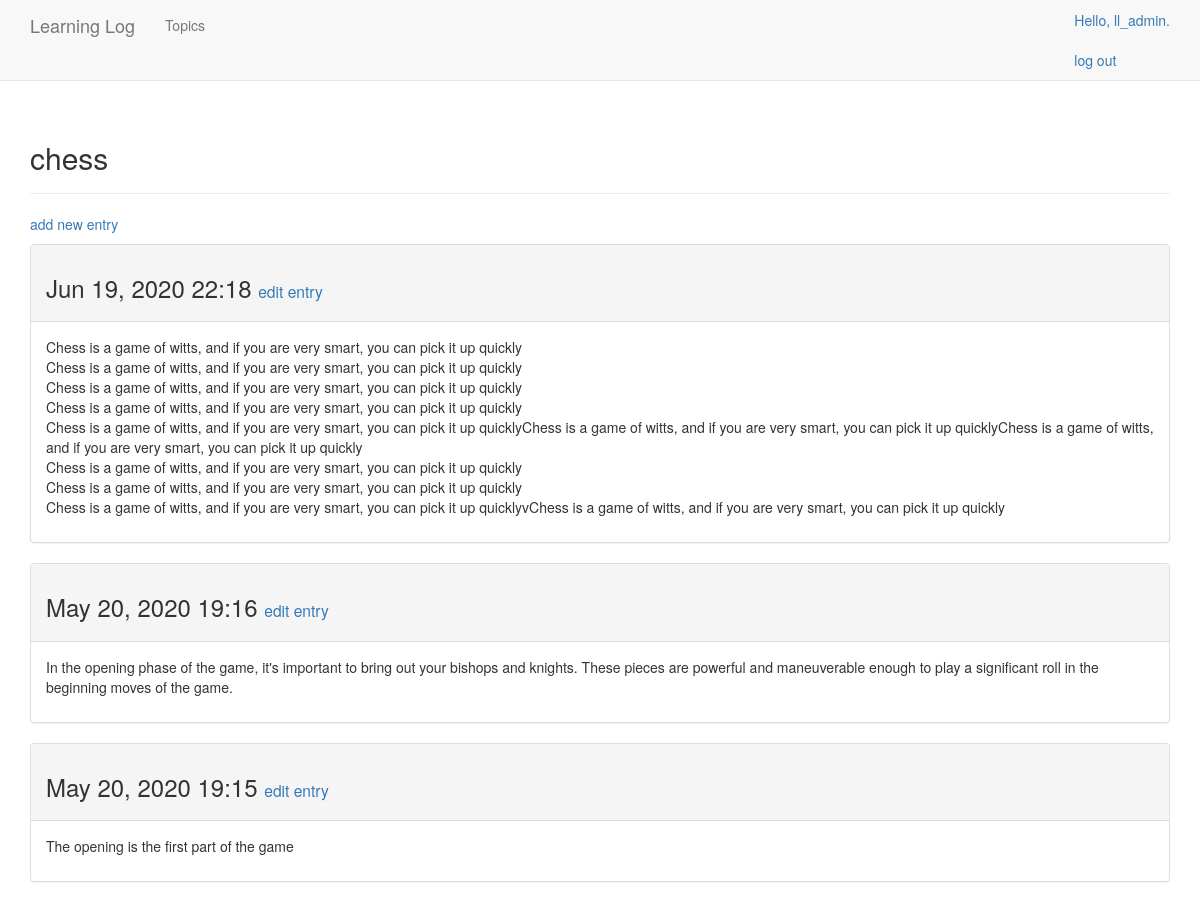
The page /topics/1/ (signed in) on the database its author committed.
### learning_logs/models.py (models this page shows, shortened)
class Topic(models.Model):
    text = models.CharField(max_length=200)
    date_added = models.DateTimeField(auto_now_add=True)
    owner = models.ForeignKey(User, on_delete=models.DO_NOTHING)
    def __str__(self):
        return self.text

class Entry(models.Model):
    topic = models.ForeignKey(Topic, on_delete=models.DO_NOTHING, null=True)
    text = models.TextField()
    date_added = models.DateTimeField(auto_now_add=True)
    class Meta:
        verbose_name_plural = 'entries'

### learning_logs/views.py (the view)
# urls.py: url(r'^topics/(?P<topic_id>\d+)/$', views.topic, name='topic'),
@login_required
def topic(request, topic_id):
    topic = Topic.objects.get(id=topic_id)
    entries = topic.entry_set.order_by('-date_added')
    context = {'topic': topic, 'entries': entries}
    check_user(request, topic)
    return render(request, 'learning_logs/topic.html', context)

### learning_logs/views.py (called while the page is built)
def check_user(request, topic):
    if topic.owner != request.user:
        raise Http404

### learning_logs/templates/learning_logs/topic.html
{% extends 'learning_logs/base.html' %}
{% block header %}
    <h2>{{ topic }}</h2>
{% endblock header %}
{% block content %}
    <p>
        <a href="{% url 'learning_logs:new_entry' topic.id %}">add new entry</a>
    </p>
{% for entry in entries %}
    <div class="panel panel-default">
        <div class="panel-heading">
            <h3>
                {{ entry.date_added|date:'M d, Y H:i' }}
                <small>
                    <a href="{% url 'learning_logs:edit_entry' entry.id %}">
                    edit entry</a>
                </small>
            </h3>
        </div>
        <div class="panel-body">
            {{ entry.text|linebreaks }}
        </div>
    </div>
        {% empty %}
            There are no entries for this topic yet
        {% endfor %}
{% endblock content %}

### learning_logs/templates/learning_logs/base.html (shortened to what this page needs)
{% load bootstrap3 %}
<!DOCTYPE html>
<html lang="en">
    <head>
        {% bootstrap_css %}
    </head>
    <body>
        <nav class="navbar navbar-default navbar-static-top">
            <div class="container">
                <div class="navbar-header">
                    <a  class="navbar-brand" href="{% url 'learning_logs:index' %}">
                        Learning Log</a>
                </div>
                <div id="navbar" class="navbar-collapse collapse">
                    <ul class="nav navbar-nav">
                        <li><a href="{% url 'learning_logs:topics' %}">Topics</a></li>
                    </ul>
                    <ul class="nav navbar-right">
                        {% if user.is_authenticated %}
                            <li><a>Hello, {{ user.username }}.</a></li>
                            <li><a href="{% url 'users:logout' %}">log out</a></li>
                        {% else %}
                            <li><a href="{% url 'users:register' %}">register</a></li>
                            <li><a href="{% url 'users:login' %}">Log in</a></li>
                        {% endif %}
                    </ul>
                </div>
            </div>
        </nav>
    <div class="container">
        <div class="page-header">
            {% block header %}{% endblock header %}
        </div>
        <div>
            {% block content %}{% endblock content%}
        </div>
    </div>
    </body>
</html>

### rows shown on the page
Topic: text "chess"
Entry: date_added "Jun 19, 2020 22:18", text "Chess is a game of witts, and if you are very smart, you can pick it up quickly Chess is a game of witts, and if you are very smart, you can pick it up quickly Chess is a game of witts, and if you are very smart, you can pick it up quickly Chess is a game of witts, and if you are very smart, you can pick it up quickly Chess is a game of witts, and if you are very smart, you can pick it up quicklyChess is a game of witts, and if you are very smart, you can pick it up quicklyChess is a game of witts, and if you are very smart, you can pick it up quickly Chess is a game of witts, and if you are very smart, you can pick it up quickly Chess is a game of witts, and if you are very smart, you can…"
Entry: date_added "May 20, 2020 19:16", text "In the opening phase of the game, it's important to bring out your bishops and knights. These pieces are powerful and maneuverable enough to play a significant roll in the beginning moves of the game."
Entry: date_added "May 20, 2020 19:15", text "The opening is the first part of the game"

### other values the page prints
{{ user.username }} "ll_admin"
